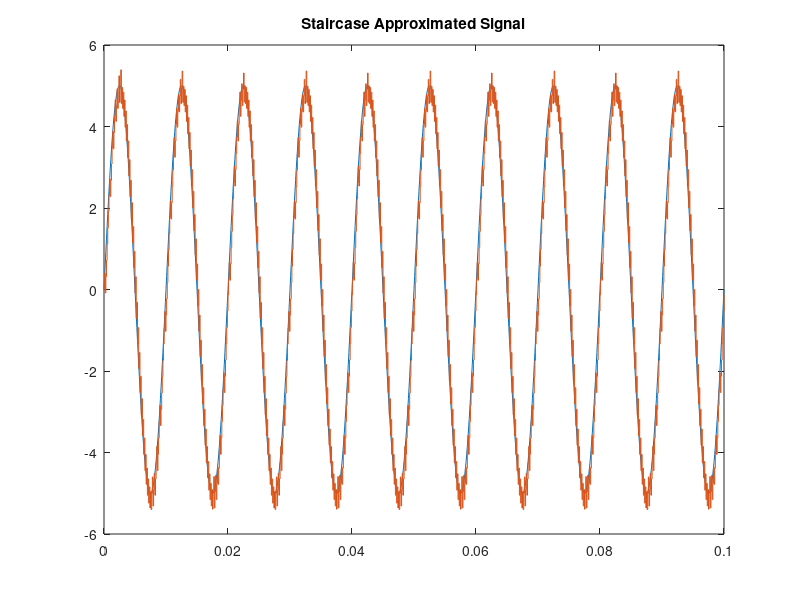
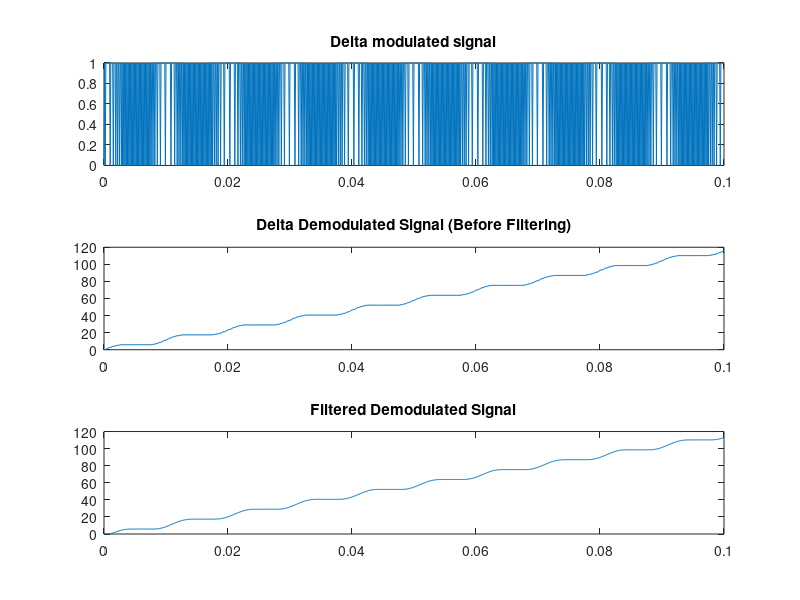

Recreate these plots in MATLAB, in order.
clear all;
clc;
fs = 10000;
fm = 100;
t = 0:1/fs:1000/fs;

x = 5 * sin(2 * pi * 100 * t);
plot(t, x);


hold on;
y = [0];
xr = 0;
del = 0.4;

for i = 1:length(x) - 1
    if xr(i) <= x(i)
        d = 1;
        xr(i + 1) = xr(i) + del;
    else
        d = 0;
        xr(i + 1) = x(i) - del;
    end
    y = [y d];
end

stairs(t, xr);
title('Staircase Approximated Signal');
hold off

MSE = sum((x - xr).^2) / length(x);
disp(['Mean Squared Error (MSE): ', num2str(MSE)]);

figure;

%Delta modulation
subplot(3,1,1);
plot(t, y);
title('Delta modulated signal');

%Delta demodulation
subplot(3, 1, 2);
y_demod = [0];
xr_demod = 0;

for i = 2:length(y)
    if y(i) == 1
        xr_demod = xr_demod + del;
    else
        xr_demod = xr_demod - del;
    end
    y_demod = [y_demod xr_demod];
end

plot(t, y_demod);
title('Delta Demodulated Signal (Before Filtering)');

%apply filter

filter_order = 20;
lowpass_filter = fir1(filter_order, fm/(fs/2), 'low');
filter_signal = filter(lowpass_filter, 1, y_demod);


%plot the filteres demodulated signal
subplot(3,1,3);
plot(t, filter_signal);
title('Filtered Demodulated Signal');








